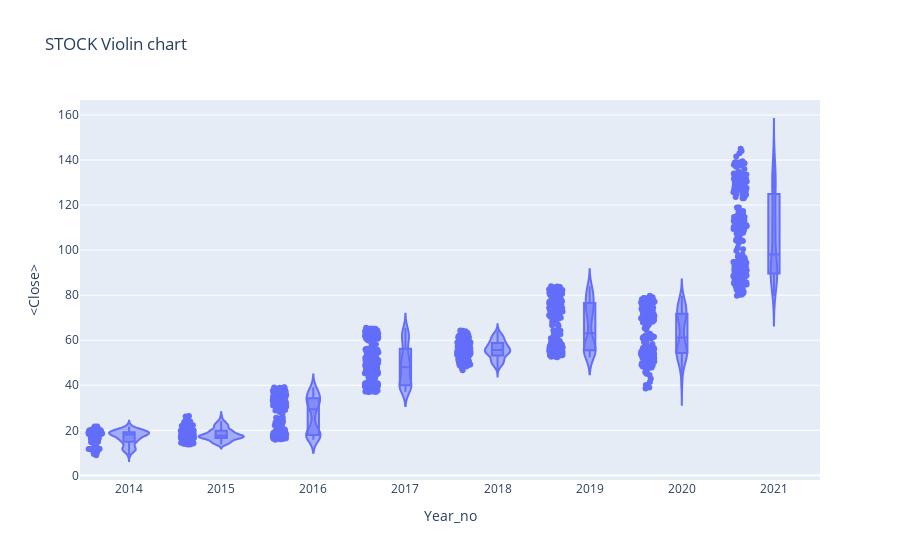

The notebook cell this image was saved under:
### Code cell
#px.violin(df_tips, y="tip", x="smoker", color="sex", box=True, points="all",
#          hover_data=df_tips.columns)

fig = go.Figure()
px.violin(df,x='Year_no',y='<Close>',box =True, points='all',
         hover_data=df.columns, title = 'STOCK Violin chart')

### Figure 1 — Plotly figure (JSON) as saved in the notebook; plotly's stock layout.template omitted (floating-point values rounded to 4 significant figures; data arrays with more than 128 entries replaced by an {"elided": "..."} marker saying what was removed)
{"data": [{"alignmentgroup": "True", "box": {"visible": true}, "customdata": {"elided": "1855x3 mixed values"}, "hovertemplate": "Year_no=%{x}<br><Close>=%{y}<br>datetime=%{customdata[0]}<br><Volume>=%{customdata[1]}<br>Period=%{customdata[2]}<extra></extra>", "legendgroup": "", "marker": {"color": "#636efa"}, "name": "", "offsetgroup": "", "orientation": "v", "points": "all", "scalegroup": "True", "showlegend": false, "type": "violin", "x": {"elided": "1855 int values"}, "x0": " ", "xaxis": "x", "y": {"elided": "1855 float values"}, "y0": " ", "yaxis": "y"}], "layout": {"legend": {"tracegroupgap": 0}, "title": {"text": "STOCK Violin chart"}, "violinmode": "group", "xaxis": {"anchor": "y", "domain": [0, 1], "title": {"text": "Year_no"}}, "yaxis": {"anchor": "x", "domain": [0, 1], "title": {"text": "<Close>"}}}}
